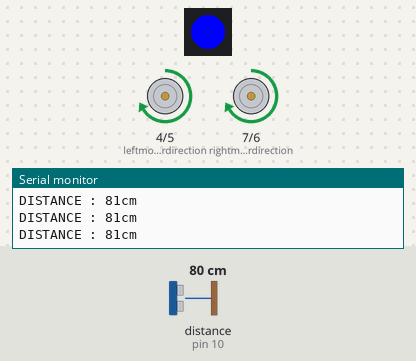
Bench run of a sketch on a simulated Arduino Uno, built with avr-gcc and run on an emulated ATmega328P. Parts: 1 RGB LEDs in strip order, left to right, direction and speed pins drawn as motors (green arrow = direction pin HIGH = forward, orange = LOW = backward, longer = more drive), the last lines printed to the serial monitor. Inputs (shaded band) come from the test bench; at power-on: distance to the obstacle (sensor on pin 10) 80 cm. The echo pulse lasts 58.3 µs per cm; random numbers use the default seed unless the sketch sets one.

Above: at 1.2 s.
1.3 s: distance to the obstacle (sensor on pin 10) set to 11 cm
2.8 s: distance to the obstacle (sensor on pin 10) set to 8 cm
At 2.92 s:
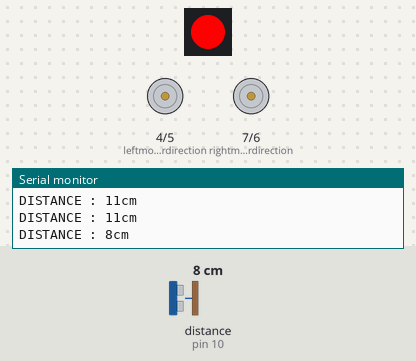
5.8 s: distance to the obstacle (sensor on pin 10) set to 18 cm
At 6.5 s:
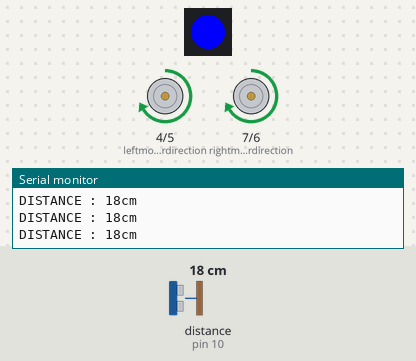
7.4 s: distance to the obstacle (sensor on pin 10) set to 2 cm
At 8.1 s:
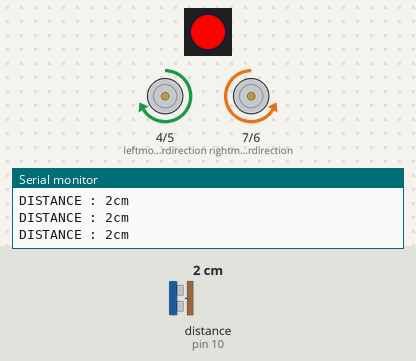
10.4 s: distance to the obstacle (sensor on pin 10) set to 35 cm
At 11.3 s:
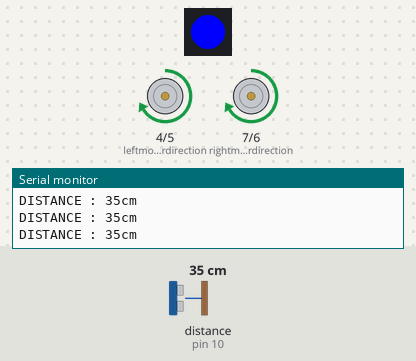
Timing chart, 0 to 12.9 s (numbered marks = the images above; inputs shaded):
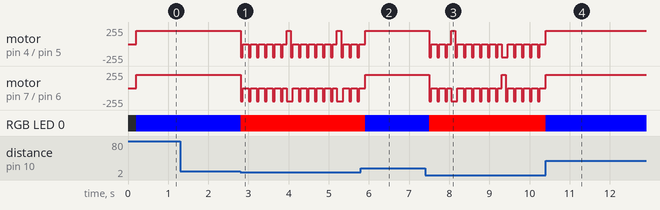

Measured:
- the behaviour switches between 10 and 9 cm on distance to the obstacle (sensor on pin 10) (found by bisection; images 0 and 1)
- after the input at 5.8 s, RGB LED 0: RGB(255, 0, 0) → RGB(0, 0, 255) after 0.10 s
- after the input at 7.4 s, RGB LED 0: RGB(0, 0, 255) → RGB(255, 0, 0) after 0.10 s
- after the input at 10.4 s, RGB LED 0: RGB(255, 0, 0) → RGB(0, 0, 255) at once

The sketch:

project.ino
```cpp
#include <Adafruit_NeoPixel.h>
#include <NewPing.h>
#define MAX_DISTANCE 200
#define MAX_DISTANCE_OBJECT 10
#define TRIGGER_PIN 9
#define ECHO_PIN 10
#define PIN 8
#define leftmotordirection  4
#define leftmotorspeed  5
#define rightmotorspeed  6
#define rightmotordirection  7
#define FORWARD HIGH
#define REVERSE LOW
Adafruit_NeoPixel strip = Adafruit_NeoPixel(1, PIN, NEO_GRB + NEO_KHZ800);
NewPing sonar(TRIGGER_PIN,ECHO_PIN,MAX_DISTANCE);
unsigned long previousMillis = 0;
int interval = 200;
const int d = 0;
int count = 0;
void setupRobot(void)
{
  pinMode(TRIGGER_PIN,OUTPUT);
  pinMode(ECHO_PIN,INPUT);
  Serial.begin(9600);
  pinMode(leftmotordirection, OUTPUT);
  pinMode(leftmotorspeed, OUTPUT);
  pinMode(rightmotordirection, OUTPUT);
  pinMode(rightmotorspeed, OUTPUT);
}
void setup()
{
  Serial.begin(9200);
  strip.begin();
  strip.show();
  setupRobot();
}
void loop()
{
unsigned long currentMillis = millis();
if ((unsigned long)(currentMillis - previousMillis) >= interval)
{
previousMillis = currentMillis;
unsigned int PING = sonar.ping_cm();
Serial.println ("DISTANCE : " + String(PING) + "cm");
if ( PING <  MAX_DISTANCE_OBJECT )
{
  strip.setPixelColor(0,255,0,0);
  strip.show();
  findroute(100);
}
else
{
  strip.setPixelColor(0,0,0,255);
  strip.show();
  goForward(50);
}
}
}
void goForward(int d)
{
    analogWrite(leftmotorspeed, 200);
    analogWrite(leftmotordirection, 255);
    analogWrite(rightmotorspeed, 200);
    analogWrite(rightmotordirection, 255);
    delay (d);
}
void turnLeft(int d)
{
   analogWrite(leftmotorspeed, 200);
   analogWrite(leftmotordirection,0);
   analogWrite(rightmotorspeed, 200);
   analogWrite(rightmotordirection, 255);
   delay (d);
}
void goBackward(int d)
{
    analogWrite(leftmotorspeed, 200);
    analogWrite(leftmotordirection, 0);
    analogWrite(rightmotorspeed, 200);
    analogWrite(rightmotordirection, 0);
    delay (d);
}
void turnRight(int d)
{
    analogWrite(leftmotorspeed, 155);
    analogWrite(leftmotordirection, 255);
    analogWrite(rightmotorspeed, 155);
    analogWrite(rightmotordirection, 0);
    delay (d);
}
void stoP(int d)
{
    digitalWrite(leftmotorspeed, LOW);
    digitalWrite(rightmotorspeed, LOW);
    delay (d);
}
void findroute(int d)
{
    goBackward(50);
    count++;
    stoP(100);
    if(count>5)
    {
      if(rand()%2==0)
      {
        turnLeft(100);
      }
      else
      {
       turnRight(100);
      }
      count = 0;
    }
}
```
